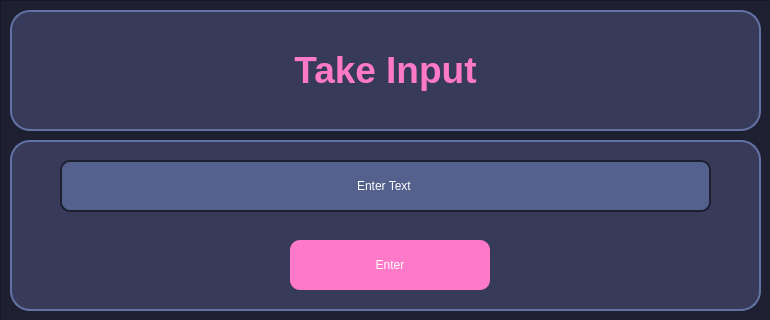
<?xml version="1.0" encoding="UTF-8"?>
<ui version="4.0">
 <class>MainWindow</class>
 <widget class="QMainWindow" name="MainWindow">
  <property name="geometry">
   <rect>
    <x>0</x>
    <y>0</y>
    <width>770</width>
    <height>320</height>
   </rect>
  </property>
  <property name="windowTitle">
   <string>MainWindow</string>
  </property>
  <widget class="QWidget" name="centralwidget">
   <widget class="QFrame" name="main_body_2">
    <property name="geometry">
     <rect>
      <x>0</x>
      <y>0</y>
      <width>781</width>
      <height>321</height>
     </rect>
    </property>
    <property name="styleSheet">
     <string notr="true">background-color: rgb(30, 31, 48);</string>
    </property>
    <property name="frameShape">
     <enum>QFrame::StyledPanel</enum>
    </property>
    <property name="frameShadow">
     <enum>QFrame::Raised</enum>
    </property>
    <widget class="QWidget" name="input_body" native="true">
     <property name="geometry">
      <rect>
       <x>10</x>
       <y>140</y>
       <width>751</width>
       <height>171</height>
      </rect>
     </property>
     <property name="styleSheet">
      <string notr="true">QWidget{	
	background-color: rgb(56, 58, 89);
	color: rgb(255, 255, 255);
	border: 2px solid rgb(98, 114, 164);
	border-radius: 20px;
}
QLineEdit {
	border: 2px solid rgb(30, 31, 48);
	border-radius: 10px;
	padding: 15px;
	background-color: rgb(98, 114, 164);
	color: rgb(255, 255, 255);
}
QLineEdit:hover {
	border: 2px solid rgb(30, 31, 48);
}
QLineEdit:focus {
	border: 2px solid rgb(206, 206, 206);
	color: rgb(200, 200, 200);
}
QPushButton{	
	color: rgb(255, 255, 255);
	background-color: rgb(254, 121, 199);
	border: none;
	border-radius: 10px;
}
 QPushButton:hover {
	border: 2px solid rgb(254, 121, 199);
	background-color: rgb(255, 162, 255);
}
 QPushButton:pressed {
	background-color: rgb(229, 109, 181);
 }
QLabel{
	border:3px solid  rgb(30, 31, 48);
	border-radius: 10px;
	background-color: rgb(50, 50, 80);
}
QCheckBox{
	color: rgb(255, 255, 255);
	padding: 10px;
}
QCheckBox::indicator {
    border: 3px solid rgb(0, 93, 159);
	width: 20px;
	height: 20px;
	border-radius: 10px;
    background:rgb(0, 0, 0);
}
QCheckBox::indicator:hover {
    border: 3px solid rgb(255, 255, 255);
}
</string>
     </property>
     <widget class="QLineEdit" name="input">
      <property name="geometry">
       <rect>
        <x>50</x>
        <y>20</y>
        <width>651</width>
        <height>52</height>
       </rect>
      </property>
      <property name="minimumSize">
       <size>
        <width>170</width>
        <height>50</height>
       </size>
      </property>
      <property name="maximumSize">
       <size>
        <width>999</width>
        <height>16777215</height>
       </size>
      </property>
      <property name="styleSheet">
       <string notr="true">QLineEdit {background-color: rgb(83, 97, 140);}
QLineEdit:hover {background-color: rgb(98, 114, 164);}
</string>
      </property>
      <property name="text">
       <string>Enter Text</string>
      </property>
      <property name="echoMode">
       <enum>QLineEdit::Normal</enum>
      </property>
      <property name="alignment">
       <set>Qt::AlignCenter</set>
      </property>
      <property name="placeholderText">
       <string>Enter Text</string>
      </property>
     </widget>
     <widget class="QPushButton" name="enter_btn">
      <property name="enabled">
       <bool>true</bool>
      </property>
      <property name="geometry">
       <rect>
        <x>280</x>
        <y>100</y>
        <width>200</width>
        <height>50</height>
       </rect>
      </property>
      <property name="minimumSize">
       <size>
        <width>0</width>
        <height>50</height>
       </size>
      </property>
      <property name="maximumSize">
       <size>
        <width>200</width>
        <height>16777215</height>
       </size>
      </property>
      <property name="cursor">
       <cursorShape>PointingHandCursor</cursorShape>
      </property>
      <property name="styleSheet">
       <string notr="true"> QPushButton#login_btn_2 {
     background-color: rgb(0, 2, 42 );
 }
 QPushButton#login_btn_2:pressed {
     background-color: rgb(224, 0, 0);     
 }
 QPushButton#login_btn_2:hover {
     background-color: rgb(93, 109, 126 );
 }</string>
      </property>
      <property name="text">
       <string>Enter</string>
      </property>
     </widget>
    </widget>
    <widget class="QWidget" name="title_body" native="true">
     <property name="geometry">
      <rect>
       <x>10</x>
       <y>10</y>
       <width>751</width>
       <height>121</height>
      </rect>
     </property>
     <property name="styleSheet">
      <string notr="true">QWidget{	
	background-color: rgb(56, 58, 89);
	color: rgb(255, 255, 255);
	border: 2px solid rgb(98, 114, 164);
	border-radius: 20px;
}
QPushButton{	
	color: rgb(255, 255, 255);
	background-color: rgb(254, 121, 199);
	border: none;
	border-radius: 10px;
}
 QPushButton:hover {
	border: 2px solid rgb(254, 121, 199);
	background-color: rgb(255, 162, 255);
}
 QPushButton:pressed {
	background-color: rgb(229, 109, 181);
 }

QLabel{
	padding: 10px;
	border: none;
}</string>
     </property>
     <widget class="QLabel" name="label_title">
      <property name="geometry">
       <rect>
        <x>10</x>
        <y>10</y>
        <width>731</width>
        <height>101</height>
       </rect>
      </property>
      <property name="font">
       <font>
        <family>Segoe UI</family>
        <pointsize>40</pointsize>
       </font>
      </property>
      <property name="styleSheet">
       <string notr="true">color: rgb(254, 121, 199);</string>
      </property>
      <property name="text">
       <string>&lt;html&gt;&lt;head/&gt;&lt;body&gt;&lt;p&gt;&lt;span style=&quot; font-size:28pt; font-weight:600;&quot;&gt;Take Input&lt;/span&gt;&lt;/p&gt;&lt;/body&gt;&lt;/html&gt;</string>
      </property>
      <property name="alignment">
       <set>Qt::AlignCenter</set>
      </property>
     </widget>
    </widget>
   </widget>
  </widget>
 </widget>
 <resources/>
 <connections/>
</ui>
